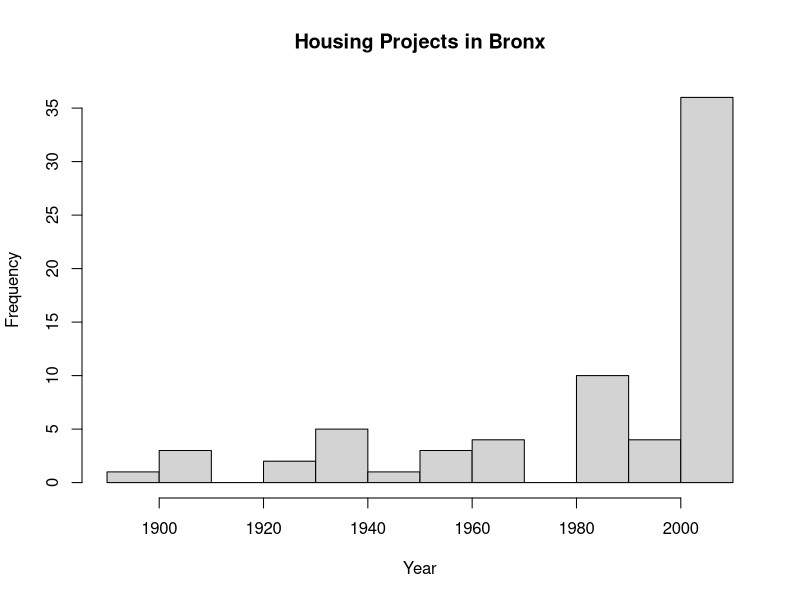
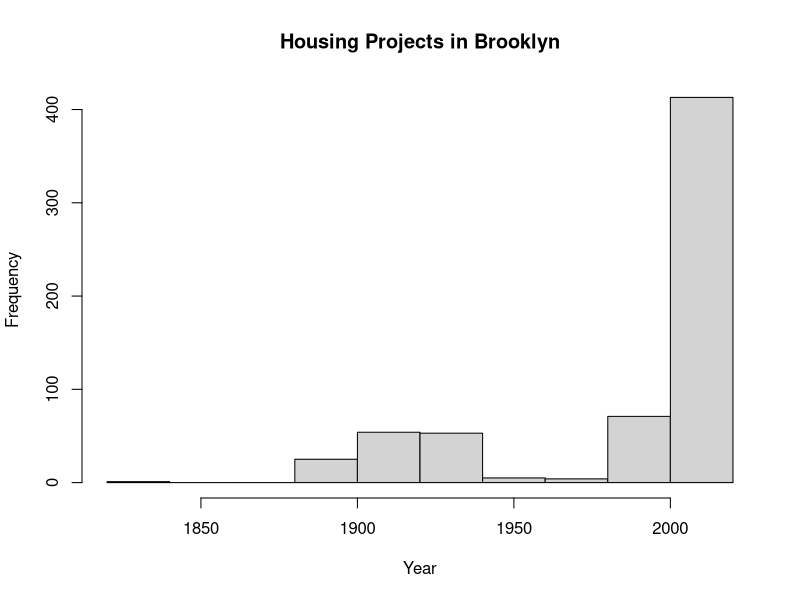

Generate these figures, in order, with R: (Note: this script raises an error after producing the figures.)
#----------------------------------------------------------#

# import the data

housing <- read.csv('housing.csv', sep = ",", header = T)

#----------------------------------------------------------#



# Data visualisation using Base R Graphics

#----------------------------------------------------------#

#----------------------------------------------------------#

#subset data based on strings
# select = c(1:13) - is the selection of rows

h_bronx <- subset(housing, State == "Bronx", select = c(1:13))

h_brooklyn <- subset(housing, State == "Brooklyn", select = c(1:13))

#----------------------------------------------------------#

# par(mfrow=c(2,1))

#histogram (probability) : projects across Bronx & Brooklyn.
#similarly subset data for other states and plot


hist(h_bronx$Year.Built, xlab = "Year"
     , main ="Housing Projects in Bronx")

hist(h_brooklyn$Year.Built, xlab = "Year"
     , main ="Housing Projects in Brooklyn")

#In base R graphics we first have to subset the data and then compare
#The main disadvantage is that it does not compare it with scale
#The scaling is different so it is hard to differentiate the difference

#----------------------------------------------------------#



#load the library dplyr & ggplot2

library(dplyr)

# Data visualisation using ggplot2

library(ggplot2)



# The main advatage of ggplot2 is that it keeps a standardise scale 
#So we can compare the data more easily
#----------------------------------------------------------#
#glimpse of data

glimpse(housing)

View(housing)
#----------------------------------------------------------#

#remove duplicates

housing <- distinct(housing)

#----------------------------------------------------------#

# for changing names

fix(housing)
#----------------------------------------------------------#

#select Variables: Year, Total Units, Expense, MarketValue, Building, State

housing %>% select(Building.Classification, Total.Units, Year.Built,
                   Expense.per.SqFt, Market.Value.per.SqFt,State)

#----------------------------------------------------------#

#histogram (probability) : projects across Various states

ggplot(housing, aes(Year.Built, fill = State))+
geom_histogram(binwidth = 2) + ggtitle("Total Units built") + xlab("Year")+
facet_wrap(~ State,  ncol = 2)
#----------------------------------------------------------#

#frequencypolygon (density) : number of Housing projects

ggplot(housing, aes(Year.Built, color = State))+
geom_freqpoly(binwidth = 5) + labs(title = "Housing Projects across various States", x ="Year")+
facet_wrap(~ State,  ncol = 2)

#----------------------------------------------------------#

#boxplot : total units built

#----------------------------------------------------------#

#Good practice during analytics is to create an object p 

#and then add layer

#----------------------------------------------------------#
# run this code first to create object p

p <- ggplot(data = housing, aes(Year.Built, Total.Units))+ 
  geom_boxplot(aes(fill =State),outlier.colour = "red")  
p
#----------------------------------------------------------#

p + ggtitle("Total Units built") + xlab("Year") + ylab("Units Built")+
facet_wrap(~ State,  ncol = 2)

#----------------------------------------------------------#

#barplot : Total Units Vs State + Building.Classification

ggplot(data = housing) + 
stat_count(mapping = aes(x = State, fill = Building.Classification)
, position = "dodge" ) 

#----------------------------------------------------------#


# boxplot : compare Expense per square feet (across various states)

# run this code first to create object p

p <- ggplot(data = housing)+ 
geom_boxplot(aes(State, Expense.per.SqFt),outlier.colour = "red")  
p
#----------------------------------------------------------#


p + ggtitle(xlab("State")) + (ylab("Expense Incurred per Sq.ft"))

#----------------------------------------------------------#

# boxplot : Expense per square feet (across various states + Building classification)
#----------------------------------------------------------#
# run this code first to create object p

p <- ggplot(data = housing, aes(housing$State, housing$Expense.per.SqFt)) 
p
#----------------------------------------------------------#
p + geom_boxplot(aes(fill = Building.Classification))+ 
  ggtitle(xlab("State")) + (ylab("Expense Incurred per Sq.ft"))

#----------------------------------------------------------#

# boxplot : Market Value per square feet (across various states + Building classification)
#----------------------------------------------------------#
# run this code first to create object p

p <- ggplot(data = housing, aes(State, Market.Value.per.SqFt))
p
#----------------------------------------------------------#

p + geom_boxplot(aes(fill = Building.Classification))+ 
  ggtitle(xlab("State")) + (ylab("Expense Incurred per Sq.ft"))

#----------------------------------------------------------#



#scatter plot: Expense per square feet (across various states + Building classification)

#----------------------------------------------------------#
# run this code first to create object p

p <- ggplot(housing, aes(Year.Built, Expense.per.SqFt))  

#----------------------------------------------------------#

p + geom_point(aes(colour = Building.Classification)) + 
  facet_wrap(~State, ncol = 2)+
  ggtitle(xlab("Year")) + (ylab("Expense Incurred per Sq.ft"))


#----------------------------------------------------------#

#scatter plot: Market BValue per square feet (across various states + Building classification)

#----------------------------------------------------------#
# run this code first to create object p

p <- ggplot(housing, aes(Year.Built, Market.Value.per.SqFt))  

#----------------------------------------------------------#


p + geom_point(aes(colour = Building.Classification)) + 
  facet_wrap(~State, ncol = 2)+
  ggtitle(xlab("Year")) + (ylab("Market Value per Sq.ft"))


#----------------------------------------------------------#


#scatter plot matrix: Messy one

# Powerful feature of  Base R Graphics
# Using the housing data (all states): corelation between Year.Built Vs
#Total.Units Vs Expense.Per.SqFt Vs Market.Value.Per.SqFt
#----------------------------------------------------------#


pairs(~Year.Built+Total.Units+Expense.per.SqFt+Market.Value.per.SqFt,data=housing, 
      main="Simple Scatterplot Matrix")

#----------------------------------------------------------#

#----------------------------------------------------------#


#scatter plot matrix


# Using the housing data (h_Bronx): corelation between Year.Built Vs
#Total.Units Vs Expense.Per.SqFt Vs Market.Value.Per.SqFt
#----------------------------------------------------------#


pairs(~Year.Built+Total.Units+Expense.per.SqFt+Market.Value.per.SqFt,data=h_bronx, 
      main="Simple Scatterplot Matrix")
 
#----------------------------------------------------------#
